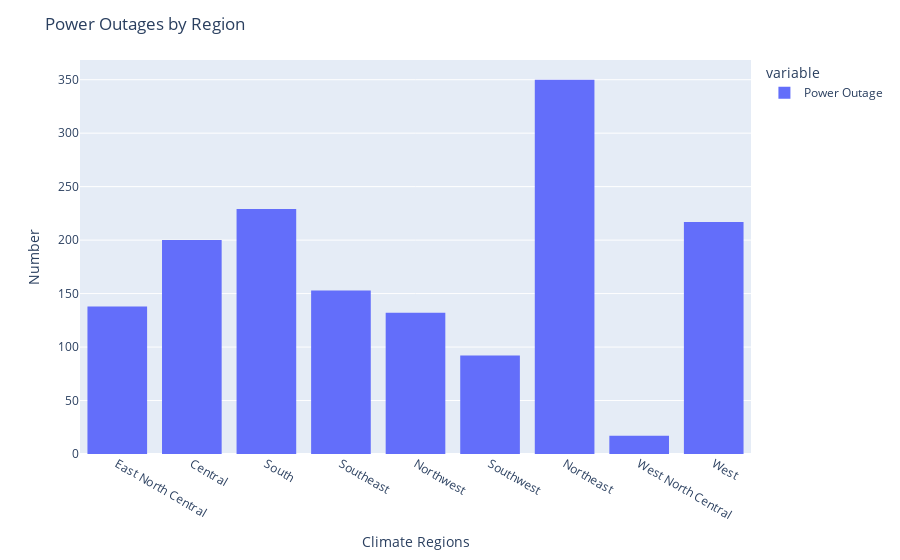

The code cell stored with this chart in its notebook:
### Markdown cell above
# Univariate Analysis

### Code cell
df = outage_cleaned.copy()
df = df.rename(columns={'CLIMATE.REGION': 'Power Outage'})

df = df[['Power Outage']]
fig = px.histogram(df)
fig.update_layout(
    title_text="Power Outages by Region",
    xaxis_title="Climate Regions",
    yaxis_title="Number",
)
fig.show()

### Figure 1 — Plotly figure (JSON) as saved in the notebook; plotly's stock layout.template omitted (floating-point values rounded to 4 significant figures; data arrays with more than 128 entries replaced by an {"elided": "..."} marker saying what was removed)
{"data": [{"alignmentgroup": "True", "bingroup": "x", "hovertemplate": "variable=Power Outage<br>value=%{x}<br>count=%{y}<extra></extra>", "legendgroup": "Power Outage", "marker": {"color": "#636efa", "pattern": {"shape": ""}}, "name": "Power Outage", "offsetgroup": "Power Outage", "orientation": "v", "showlegend": true, "type": "histogram", "x": {"elided": "1534 str values"}, "xaxis": "x", "yaxis": "y"}], "layout": {"barmode": "relative", "legend": {"title": {"text": "variable"}, "tracegroupgap": 0}, "margin": {"t": 60}, "title": {"text": "Power Outages by Region"}, "xaxis": {"anchor": "y", "domain": [0, 1], "title": {"text": "Climate Regions"}}, "yaxis": {"anchor": "x", "domain": [0, 1], "title": {"text": "Number"}}}}
